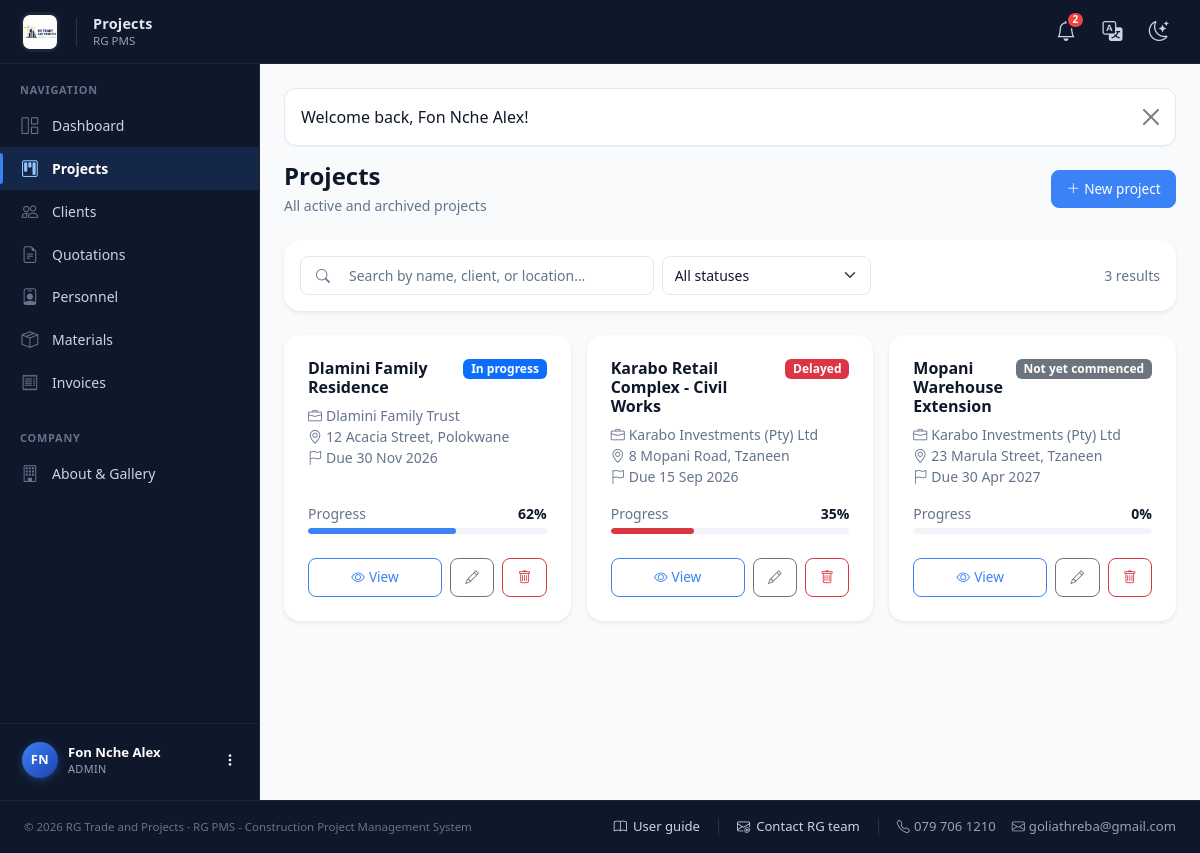
The app's page /admin/projects.php (signed in) with its own data.
### tables this page shows
CREATE TABLE users (
  id            INT UNSIGNED NOT NULL AUTO_INCREMENT,
  role_id       TINYINT UNSIGNED NOT NULL,
  full_name     VARCHAR(120) NOT NULL,
  email         VARCHAR(160) NOT NULL UNIQUE,
  phone         VARCHAR(30)  NULL,
  password_hash VARCHAR(255) NOT NULL,
  is_active     TINYINT(1)   NOT NULL DEFAULT 1,
  created_at    DATETIME     NOT NULL DEFAULT CURRENT_TIMESTAMP,
  PRIMARY KEY (id),
  CONSTRAINT fk_users_role FOREIGN KEY (role_id) REFERENCES roles(id)
);

CREATE TABLE roles (
  id          TINYINT UNSIGNED NOT NULL AUTO_INCREMENT,
  name        VARCHAR(50)  NOT NULL UNIQUE,       
  description VARCHAR(255) NULL,
  PRIMARY KEY (id)
);

CREATE TABLE projects (
  id                    INT UNSIGNED NOT NULL AUTO_INCREMENT,
  client_id             INT UNSIGNED NOT NULL,
  project_manager_id    INT UNSIGNED NULL,         
  name                  VARCHAR(160) NOT NULL,
  build_type            VARCHAR(120) NULL,         
  square_meters         DECIMAL(10,2) NULL,
  location              VARCHAR(255) NULL,
  start_date            DATE NULL,
  target_deadline       DATE NULL,
  actual_completion_date DATE NULL,
  status                ENUM('not_yet_commenced','in_progress','delayed','completed') NOT NULL DEFAULT 'not_yet_commenced',
  progress_percent      DECIMAL(5,2) NOT NULL DEFAULT 0,
  budget                DECIMAL(14,2) NOT NULL DEFAULT 0,
  description           TEXT NULL,
  created_at            DATETIME NOT NULL DEFAULT CURRENT_TIMESTAMP,
  PRIMARY KEY (id),
  CONSTRAINT fk_projects_client FOREIGN KEY (client_id) REFERENCES clients(id),
  CONSTRAINT fk_projects_pm FOREIGN KEY (project_manager_id) REFERENCES users(id) ON DELETE SET NULL
);

CREATE TABLE clients (
  id             INT UNSIGNED NOT NULL AUTO_INCREMENT,
  user_id        INT UNSIGNED NULL,                
  company_name   VARCHAR(160) NOT NULL,
  contact_person VARCHAR(120) NOT NULL,
  phone          VARCHAR(30)  NULL,
  email          VARCHAR(160) NULL,
  address        VARCHAR(255) NULL,
  created_at     DATETIME     NOT NULL DEFAULT CURRENT_TIMESTAMP,
  PRIMARY KEY (id),
  CONSTRAINT fk_clients_user FOREIGN KEY (user_id) REFERENCES users(id) ON DELETE SET NULL
);

### admin/projects.php (the view, shortened to what the rows shown need)
<?php
require_once __DIR__ . '/../includes/layout.php';
require_role('admin');
$pdo = db();
$q   = trim($_GET['q'] ?? '');
$statusFilter = trim($_GET['status'] ?? '');
$sql = 'SELECT p.*, c.company_name AS client_name
        FROM projects p
        LEFT JOIN clients c ON c.id = p.client_id';
$params = [];
$sql .= ' ORDER BY p.created_at DESC';
$stmt = $pdo->prepare($sql);
$stmt->execute($params);
$projects = $stmt->fetchAll();
page_header('Projects', 'projects');
?>
<?php if (!$projects): ?>
  <div class="card border-0 shadow-sm rounded-4">
    <div class="card-body text-center py-5">
      <i class="bi bi-kanban display-4 text-muted"></i>
      <p class="text-muted mt-3 mb-1">
        <?= $q !== '' || $statusFilter !== '' ? 'No projects match your filters.' : 'No projects yet.' ?>
      </p>
      <?php if ($q === '' && $statusFilter === ''): ?>
        <a href="<?= BASE_URL ?>/admin/project_new.php" class="btn btn-brand mt-2">
          <i class="bi bi-plus-lg me-1"></i>Create the first project
        </a>
      <?php endif; ?>
    </div>
  </div>
<?php else: ?>
  <div class="row g-3">
    <?php foreach ($projects as $p):
        $prog   = (float)($p['progress_percent'] ?? 0);
        $status = effective_project_status($p);
        $barColor = match($status) {
            'completed' => 'bg-success',
            'delayed'   => 'bg-danger',
            default     => '',
        };
    ?>
      <div class="col-md-6 col-xl-4">
        <div class="card project-card h-100 border-0 shadow-sm rounded-4">
          <div class="card-body p-4 d-flex flex-column">
            <div class="d-flex justify-content-between align-items-start gap-2 mb-2">
              <h6 class="card-title mb-0 fw-semibold">
                <a href="<?= BASE_URL ?>/admin/project_view.php?id=<?= (int)$p['id'] ?>"
                   class="text-decoration-none stretched-link-name">
                  <?= e($p['name']) ?>
                </a>
              </h6>
              <?= project_status_badge($status) ?>
            </div>
            <div class="small text-muted mb-3">
              <?php if (!empty($p['client_name'])): ?>
                <div><i class="bi bi-briefcase me-1"></i><?= e($p['client_name']) ?></div>
              <?php endif; ?>
              <?php if (!empty($p['location'])): ?>
                <div><i class="bi bi-geo-alt me-1"></i><?= e($p['location']) ?></div>
              <?php endif; ?>
              <?php if (!empty($p['target_deadline'])): ?>
                <div><i class="bi bi-flag me-1"></i>Due <?= nice_date($p['target_deadline']) ?></div>
              <?php endif; ?>
            </div>
            <div class="mt-auto">
              <div class="d-flex justify-content-between small mb-1">
                <span class="text-muted">Progress</span>
                <span class="fw-semibold"><?= round($prog) ?>%</span>
              </div>
              <div class="progress mb-3" style="height:6px;">
                <div class="progress-bar <?= $barColor ?>" style="width:<?= $prog ?>%"></div>
              </div>
            </div>
            <div class="d-flex gap-2 mt-2">
              <a href="<?= BASE_URL ?>/admin/project_view.php?id=<?= (int)$p['id'] ?>"
                 class="btn btn-sm btn-outline-brand flex-grow-1">
                <i class="bi bi-eye me-1"></i>View
              </a>
              <a href="<?= BASE_URL ?>/admin/project_new.php?id=<?= (int)$p['id'] ?>"
                 class="btn btn-sm btn-outline-secondary" title="Edit">
                <i class="bi bi-pencil"></i>
              </a>
              <?= delete_button('project', (int)$p['id']) ?>
            </div>
          </div>
        </div>
      </div>
    <?php endforeach; ?>
  </div>
<?php endif; ?>
<?php page_footer(); ?>

### includes/layout.php (shortened to what the rows shown need)
<?php
require_once __DIR__ . '/functions.php';
require_once __DIR__ . '/auth.php';
require_once __DIR__ . '/delete.php';
function page_header(string $title, string $active = ''): void {
    $user    = current_user();
    $role    = $user['role_name'] ?? null;
    $unread  = $user ? unread_notification_count((int)$user['id']) : 0;
    $flash   = flash_get();
    $base    = BASE_URL;
    $initials = '';
    if ($user) {
        foreach (preg_split('/\s+/', trim($user['full_name'])) as $part) {
            if ($part !== '') $initials .= strtoupper($part[0]);
        }
        $initials = substr($initials, 0, 2);
    }
    ?>
<!DOCTYPE html>
<html lang="en">
<head>
<link rel="stylesheet" href="<?= $base ?>/assets/vendor/bootstrap.min.css">
<link rel="stylesheet" href="<?= $base ?>/assets/vendor/bootstrap-icons.css">
<link rel="stylesheet" href="<?= $base ?>/assets/css/style.css?v=<?= @filemtime(__DIR__ . '/../assets/css/style.css') ?>">
</head>
<body>
<?php if ($user): ?>
<nav class="app-navbar">
  <div class="navbar-inner">
    <div class="d-flex align-items-center gap-3">
      <a class="navbar-brand" href="<?= $base ?>/index.php">
        <img src="<?= $base ?>/assets/img/logo-full.png" alt="<?= APP_NAME ?>" class="header-logo"
             onerror="this.style.display='none';this.nextElementSibling.style.display='inline-flex';">
      </a>
      <div class="d-none d-md-block lh-1">
        <div class="navbar-page-title"><?= e($title) ?></div>
        <div class="navbar-page-sub mt-1"><?= APP_SYSTEM_NAME ?></div>
      </div>
    </div>
    <div class="d-flex align-items-center gap-1">
      <div class="dropdown">
        <a class="nav-icon-link" href="#" data-bs-toggle="dropdown" aria-expanded="false" title="Notifications">
          <i class="bi bi-bell fs-5"></i>
          <?php if ($unread > 0): ?>
            <span class="badge-dot"><?= $unread > 9 ? '9+' : $unread ?></span>
          <?php endif; ?>
        </a>
      </div>
      <div class="dropdown">
        <a class="nav-icon-link" href="#" data-bs-toggle="dropdown" aria-expanded="false" title="Translate">
          <i class="bi bi-translate fs-5"></i>
        </a>
      </div>
      <button class="nav-icon-link" type="button" id="themeToggle" title="Switch theme" aria-label="Switch theme">
        <i class="bi bi-moon-stars fs-5 icon-light"></i>
      </button>
    </div>
  </div>
</nav>
<div class="app-layout">
  <aside class="app-sidebar" id="appSidebar">
    <div class="sidebar-scroll">
      <div class="sidebar-section-title">Navigation</div>
      <ul class="nav flex-column sidebar-nav">
        <?php if ($role === 'admin'): ?>
          <li class="nav-item"><a class="nav-link <?= $active === 'dashboard' ? 'active' : '' ?>" href="<?= $base ?>/admin/dashboard.php"><i class="bi bi-grid-1x2"></i><span>Dashboard</span></a></li>
          <li class="nav-item"><a class="nav-link <?= $active === 'projects' ? 'active' : '' ?>" href="<?= $base ?>/admin/projects.php"><i class="bi bi-kanban"></i><span>Projects</span></a></li>
          <li class="nav-item"><a class="nav-link <?= $active === 'clients' ? 'active' : '' ?>" href="<?= $base ?>/admin/clients.php"><i class="bi bi-people"></i><span>Clients</span></a></li>
          <li class="nav-item"><a class="nav-link <?= $active === 'quotations' ? 'active' : '' ?>" href="<?= $base ?>/admin/quotations.php"><i class="bi bi-file-earmark-text"></i><span>Quotations</span></a></li>
          <li class="nav-item"><a class="nav-link <?= $active === 'personnel' ? 'active' : '' ?>" href="<?= $base ?>/admin/personnel.php"><i class="bi bi-person-badge"></i><span>Personnel</span></a></li>
          <li class="nav-item"><a class="nav-link <?= $active === 'materials' ? 'active' : '' ?>" href="<?= $base ?>/admin/materials.php"><i class="bi bi-box-seam"></i><span>Materials</span></a></li>
          <li class="nav-item"><a class="nav-link <?= $active === 'invoices' ? 'active' : '' ?>" href="<?= $base ?>/admin/invoices.php"><i class="bi bi-receipt"></i><span>Invoices</span></a></li>
        <?php elseif ($role === 'personnel'): ?>
          <li class="nav-item"><a class="nav-link <?= $active === 'dashboard' ? 'active' : '' ?>" href="<?= $base ?>/personnel/dashboard.php"><i class="bi bi-grid-1x2"></i><span>My Projects</span></a></li>
        <?php elseif ($role === 'client'): ?>
          <li class="nav-item"><a class="nav-link <?= $active === 'dashboard' ? 'active' : '' ?>" href="<?= $base ?>/client/dashboard.php"><i class="bi bi-grid-1x2"></i><span>My Projects</span></a></li>
        <?php endif; ?>
      </ul>
      <?php if ($role === 'admin'): ?>
        <div class="sidebar-section-title mt-3">Company</div>
        <ul class="nav flex-column sidebar-nav">
          <li class="nav-item">
            <a class="nav-link <?= $active === 'home' ? 'active' : '' ?>" href="<?= $base ?>/about.php">
              <i class="bi bi-building"></i><span>About &amp; Gallery</span>
            </a>
          </li>
        </ul>
      <?php endif; ?>
    </div>
    <div class="sidebar-user-wrap">
      <div class="dropdown dropend">
        <a class="sidebar-user" href="#" data-bs-toggle="dropdown" aria-expanded="false">
          <div class="avatar"><?= e($initials ?: 'U') ?></div>
          <div class="user-info">
            <div class="user-name"><?= e($user['full_name']) ?></div>
            <div class="user-role"><?= e($user['role_name']) ?></div>
          </div>
          <i class="bi bi-three-dots-vertical ms-auto small"></i>
        </a>
      </div>
    </div>
  </aside>
  <main class="app-main">
    <div class="container-fluid px-3 px-lg-4 py-4">
      <?php if ($flash): ?>
        <div class="alert alert-<?= e($flash['type']) ?> alert-dismissible fade show" role="alert">
          <?= e($flash['message']) ?>
          <button type="button" class="btn-close" data-bs-dismiss="alert" aria-label="Close"></button>
        </div>
      <?php endif; ?>
<?php endif; ?>
<?php
}
function page_footer(): void {
    $user = current_user();
    ?>
    <?php if ($user): ?>
        </div>
      </main>
    </div>
    <?php else: ?>
        </div>
    </main>
    <?php endif; ?>
</body>
</html>
<?php
}

### includes/functions.php (shortened to what the rows shown need)
<?php
require_once __DIR__ . '/../config/db.php';
function flash_get(): ?array {
    if (!empty($_SESSION['flash'])) {
        $f = $_SESSION['flash'];
        return $f;
    }
    return null;
}
function unread_notification_count(int $userId): int {
    $stmt = db()->prepare('SELECT COUNT(*) FROM notifications WHERE user_id = ? AND is_read = 0');
    $stmt->execute([$userId]);
    return (int)$stmt->fetchColumn();
}
function nice_date(?string $date): string {
    $ts = strtotime($date);
    return $ts ? date('d M Y', $ts) : '-';
}
function e(?string $value): string {
    return htmlspecialchars((string)$value, ENT_QUOTES, 'UTF-8');
}
function badge(string $text, string $color = 'secondary'): string {
    return '<span class="badge text-bg-' . $color . '">' . e($text) . '</span>';
}
function normalise_project_status(?string $status): string {
    $status = strtolower(trim((string)$status));
    $aliases = [
        'active'            => ['active', 'in_progress', 'in progress', 'ongoing', 'started'],
        'on_hold'           => ['on_hold', 'on hold', 'paused', 'suspended'],
        'not_yet_commenced' => ['not_yet_commenced', 'not yet commenced', 'pending', 'planning', 'new'],
        'delayed'           => ['delayed', 'overdue', 'late'],
        'completed'         => ['completed', 'complete', 'done', 'finished', 'closed'],
        'cancelled'         => ['cancelled', 'canceled', 'void', 'abandoned'],
    ];
    foreach ($aliases as $canonical => $list) {
        if (in_array($status, $list, true)) return $canonical;
    }
    return $status === '' ? 'active' : $status;
}
function project_status_badge(string $status): string {
    $canonical = normalise_project_status($status);
    $map = [
        'not_yet_commenced' => ['Not yet commenced', 'secondary'],
        'active'            => ['In progress',       'primary'],
        'in_progress'       => ['In progress',       'primary'],
        'on_hold'           => ['On hold',           'warning'],
        'delayed'           => ['Delayed',           'danger'],
        'completed'         => ['Completed',         'success'],
        'cancelled'         => ['Cancelled',         'dark'],
    ];
    [$label, $color] = $map[$canonical] ?? [ucfirst($status ?: 'Unknown'), 'secondary'];
    return badge($label, $color);
}
function effective_project_status(array $project): string {
    $canonical = normalise_project_status($project['status'] ?? 'active');
    if ($canonical === 'active'
        && !empty($project['target_deadline'])
        && strtotime($project['target_deadline']) < strtotime(date('Y-m-d'))) {
        return 'delayed';
    }
    return $canonical;
}

### includes/delete.php (shortened to what the rows shown need)
<?php
function delete_button(string $type, int $id, string $label = '', string $size = 'sm'): string {
    $uri = $_SERVER['REQUEST_URI'] ?? '/admin/dashboard.php';
    if (defined('BASE_URL') && BASE_URL !== '' && str_starts_with($uri, BASE_URL)) {
        $uri = substr($uri, strlen(BASE_URL));
    }
    $redirect = ltrim($uri, '/');
    $confirm = 'Delete this ' . str_replace('_', ' ', $type) . '? This cannot be undone.';
    ob_start(); ?>
    <form method="post" action="<?= BASE_URL ?>/admin/delete.php" class="d-inline"
          onsubmit="return confirm('<?= e($confirm) ?>');">
        <button type="submit" class="btn btn-<?= $size ?> btn-outline-danger" title="Delete">
            <i class="bi bi-trash"></i><?= $label ? ' ' . e($label) : '' ?>
        </button>
    </form>
    <?php
    return ob_get_clean();
}

### records on screen
users: full_name "Fon Nche Alex", role.name "ADMIN"
projects: name "Dlamini Family Residence", text "In progress", client.company_name "Dlamini Family Trust", location "12 Acacia Street, Polokwane", target_deadline "30 Nov 2026", progress_percent "62"
projects: name "Karabo Retail Complex - Civil Works", text "Delayed", client.company_name "Karabo Investments (Pty) Ltd", location "8 Mopani Road, Tzaneen", target_deadline "15 Sep 2026", progress_percent "35"
projects: name "Mopani Warehouse Extension", text "Not yet commenced", client.company_name "Karabo Investments (Pty) Ltd", location "23 Marula Street, Tzaneen", target_deadline "30 Apr 2027", progress_percent "0"

### other values on screen
$title "Projects"
APP_SYSTEM_NAME "RG PMS"
$unread "2"
$initials ?: 'U' "FN"
$flash['message'] "Welcome back, Fon Nche Alex!"
$subtitle "All active and archived projects"
$actions "New project"
count($projects) "3"
APP_NAME "RG Trade and Projects"
COMPANY_PHONE "079 706 1210"
COMPANY_EMAIL "goliathreba@gmail.com"
